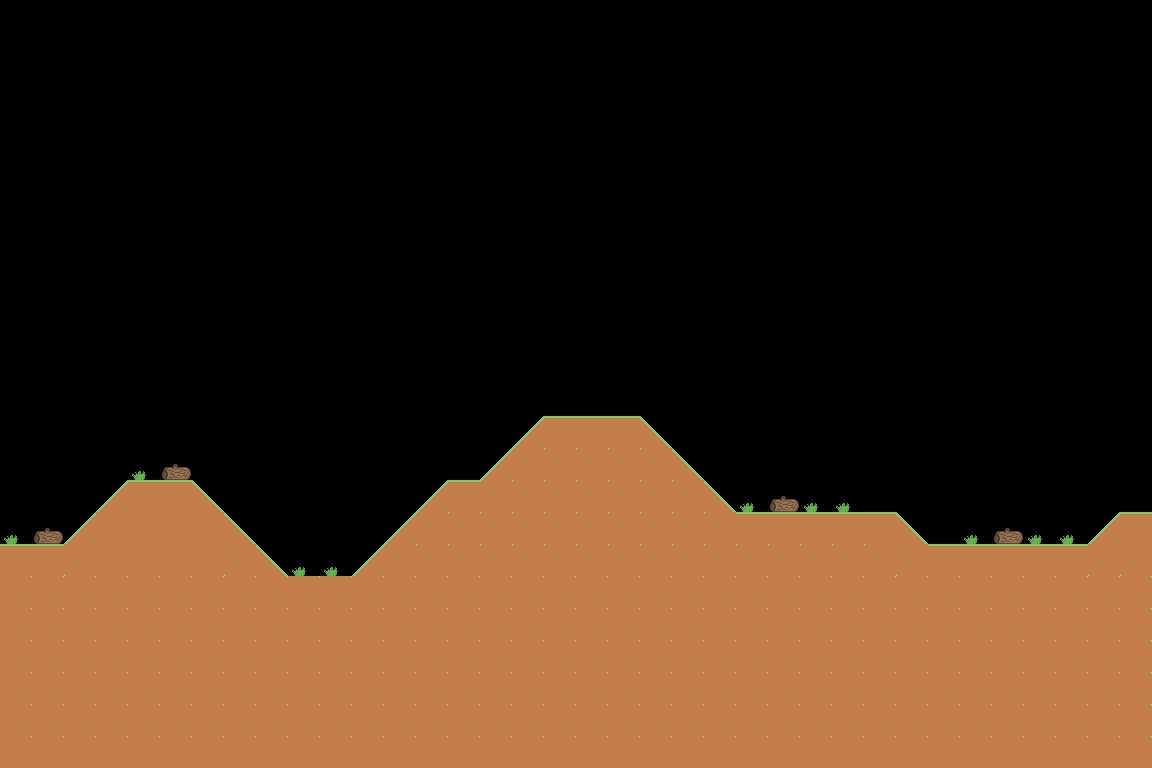

A level layout from a 2D game, rendered from its tile map. Below: a short description, then the map file with its tile-grid data intact:
An orthogonal 36x24 tile map with 32x32 px tiles, 1 tile layer (Tile Layer 1) and 1 object.

<map version="1.9" tiledversion="1.9.2" orientation="orthogonal" renderorder="right-down" width="36" height="24" tilewidth="32" tileheight="32" infinite="0" nextlayerid="3" nextobjectid="2">
 <tileset firstgid="1" source="../tileset.tsx" />
 <layer id="1" name="Tile Layer 1" width="36" height="24">
  <data encoding="csv">
0,0,0,0,0,0,0,0,0,0,0,0,0,0,0,0,0,0,0,0,0,0,0,0,0,0,0,0,0,0,0,0,0,0,0,0,
0,0,0,0,0,0,0,0,0,0,0,0,0,0,0,0,0,0,0,0,0,0,0,0,0,0,0,0,0,0,0,0,0,0,0,0,
0,0,0,0,0,0,0,0,0,0,0,0,0,0,0,0,0,0,0,0,0,0,0,0,0,0,0,0,0,0,0,0,0,0,0,0,
0,0,0,0,0,0,0,0,0,0,0,0,0,0,0,0,0,0,0,0,0,0,0,0,0,0,0,0,0,0,0,0,0,0,0,0,
0,0,0,0,0,0,0,0,0,0,0,0,0,0,0,0,0,0,0,0,0,0,0,0,0,0,0,0,0,0,0,0,0,0,0,0,
0,0,0,0,0,0,0,0,0,0,0,0,0,0,0,0,0,0,0,0,0,0,0,0,0,0,0,0,0,0,0,0,0,0,0,0,
0,0,0,0,0,0,0,0,0,0,0,0,0,0,0,0,0,0,0,0,0,0,0,0,0,0,0,0,0,0,0,0,0,0,0,0,
0,0,0,0,0,0,0,0,0,0,0,0,0,0,0,0,0,0,0,0,0,0,0,0,0,0,0,0,0,0,0,0,0,0,0,0,
0,0,0,0,0,0,0,0,0,0,0,0,0,0,0,0,0,0,0,0,0,0,0,0,0,0,0,0,0,0,0,0,0,0,0,0,
0,0,0,0,0,0,0,0,0,0,0,0,0,0,0,0,0,0,0,0,0,0,0,0,0,0,0,0,0,0,0,0,0,0,0,0,
0,0,0,0,0,0,0,0,0,0,0,0,0,0,0,0,0,0,0,0,0,0,0,0,0,0,0,0,0,0,0,0,0,0,0,0,
0,0,0,0,0,0,0,0,0,0,0,0,0,0,0,0,0,0,0,0,0,0,0,0,0,0,0,0,0,0,0,0,0,0,0,0,
0,0,0,0,0,0,0,0,0,0,0,0,0,0,0,0,0,0,0,0,0,0,0,0,0,0,0,0,0,0,0,0,0,0,0,0,
0,0,0,0,0,0,0,0,0,0,0,0,0,0,0,0,5,10,10,10,6,0,0,0,0,0,0,0,0,0,0,0,0,0,0,0,
0,0,0,0,22,16,0,0,0,0,0,0,0,0,0,5,20,20,20,20,20,6,0,0,0,0,0,0,0,0,0,0,0,0,0,0,
0,0,0,5,10,10,6,0,0,0,0,0,0,5,10,20,20,20,20,20,20,20,6,22,16,22,22,0,0,0,0,0,0,0,0,0,
22,16,5,15,15,15,15,6,0,0,0,0,5,20,20,20,20,20,20,20,20,20,20,10,10,10,10,10,6,0,22,16,22,22,5,10,
10,10,14,15,15,15,15,14,6,22,22,5,20,20,20,20,20,20,20,20,20,20,20,20,20,20,20,20,14,10,10,10,10,10,14,14,
19,19,19,19,19,19,19,19,19,19,19,19,19,19,19,19,19,19,19,19,19,19,19,19,19,19,19,19,19,19,19,19,19,19,19,19,
19,19,19,19,19,19,19,19,19,19,19,19,19,19,19,19,19,19,19,19,19,19,19,19,19,19,19,19,19,19,19,19,19,19,19,19,
19,19,19,19,19,19,19,19,19,19,19,19,19,19,19,19,19,19,19,19,19,19,19,19,19,19,19,19,19,19,19,19,19,19,19,19,
19,19,19,19,19,19,19,19,19,19,19,19,19,19,19,19,19,19,19,19,19,19,19,19,19,19,19,19,19,19,19,19,19,19,19,19,
19,19,19,19,19,19,19,19,19,19,19,19,19,19,19,19,19,19,19,19,19,19,19,19,19,19,19,19,19,19,19,19,19,19,19,19,
19,19,19,19,19,19,19,19,19,19,19,19,19,19,19,19,19,19,19,19,19,19,19,19,19,19,19,19,19,19,19,19,19,19,19,19
</data>
 </layer>
 <objectgroup id="2" name="ground">
  <object id="1" x="5.40388" y="541.469">
   <polyline points="0,0 58.3619,1.08078 123.209,-63.7658 185.894,-61.6043 282.083,33.5041 346.929,32.4233 442.038,-64.8466 473.38,-64.8466 537.146,-127.532 637.658,-125.37 725.201,-34.5849 731.686,-29.181 894.883,-30.2618 922.983,-2.16155 1080.78,1.08078 1115.36,-32.4233 1142.38,-31.3425 1152.11,-25.9386" />
  </object>
 </objectgroup>
</map>
